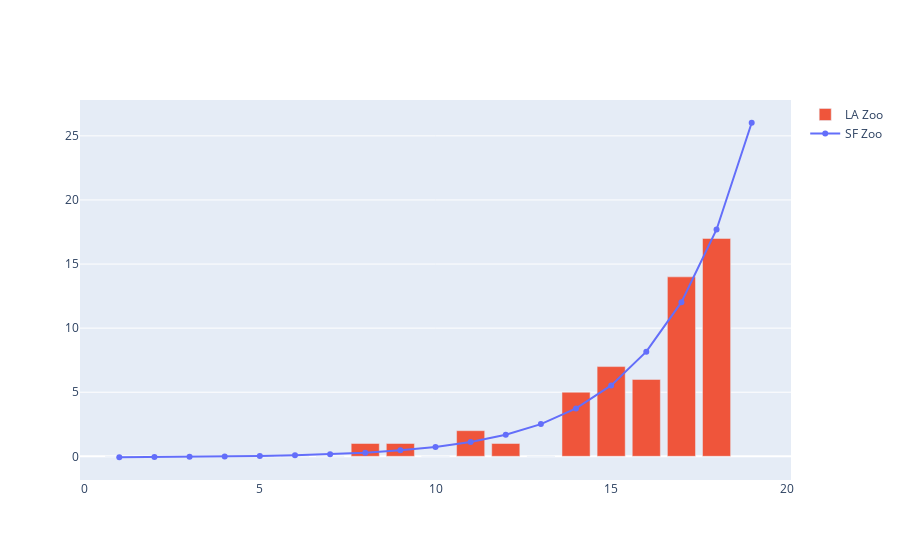

The cell this chart's notebook holds for it:
### Code cell
import plotly.graph_objects as go
x = infectii['data']
y1 = infectii['infectii_externe']
y2 = infectii['infectii_interne']

x2 = np.linspace(1, l+1, l+1)

fig = go.Figure(data=[
    go.Scatter(name='SF Zoo', x=x2, y=func(x2, *popt)),
    go.Bar(name='LA Zoo', x=x2, y=y2)
])
# Change the bar mode
fig.update_layout(barmode='stack')
fig.show()

### Figure 1 — Plotly figure (JSON) as saved in the notebook; plotly's stock layout.template omitted (floating-point values rounded to 4 significant figures)
{"data": [{"name": "SF Zoo", "type": "scatter", "x": [1, 2, 3, 4, 5, 6, 7, 8, 9, 10, 11, 12, 13, 14, 15, 16, 17, 18, 19], "y": [-0.07329, -0.06106, -0.04312, -0.01679, 0.02187, 0.0786, 0.1619, 0.2841, 0.4635, 0.7268, 1.113, 1.681, 2.513, 3.735, 5.529, 8.162, 12.03, 17.7, 26.02]}, {"name": "LA Zoo", "type": "bar", "x": [1, 2, 3, 4, 5, 6, 7, 8, 9, 10, 11, 12, 13, 14, 15, 16, 17, 18, 19], "y": [0, 0, 0, 0, 0, 0, 0, 1, 1, 0, 2, 1, 0, 5, 7, 6, 14, 17]}], "layout": {"barmode": "stack"}}
